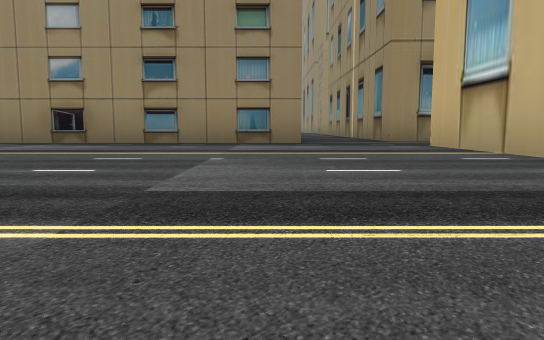
[1] (above)

24 first-person views from a walk through a robot-simulator world made for Gazebo. The camera is 1.2 m above the floor, tilts 6° down and sees 70° across. The floor is counted in squares, 5 m on a side. Each view is taken from the middle of a square. On the plan, view 1 faces up. The plan holds only what a view shows up to about 9 squares ahead; the rest is blank. The place goes on beyond the plan.

[2]
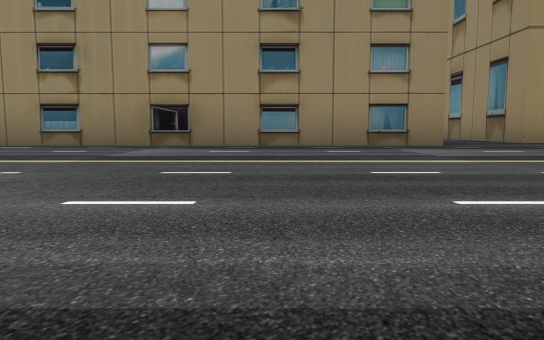

[3]
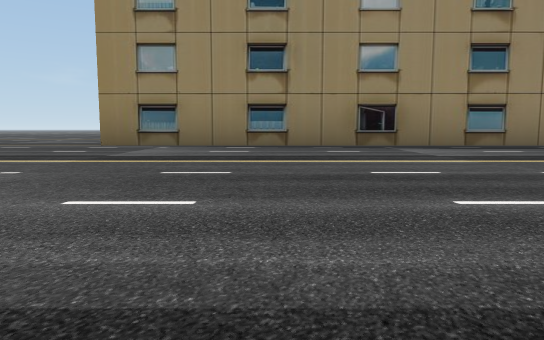

[4]
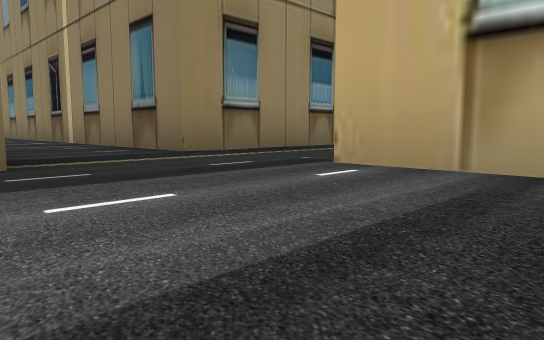

[5]
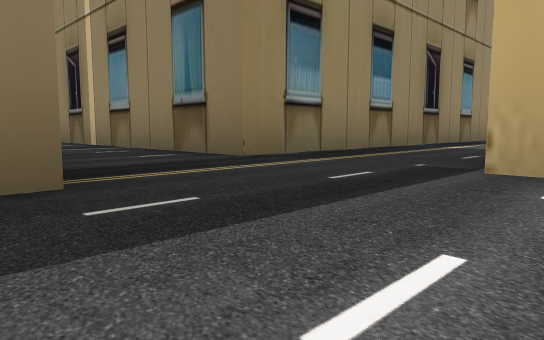

[6]
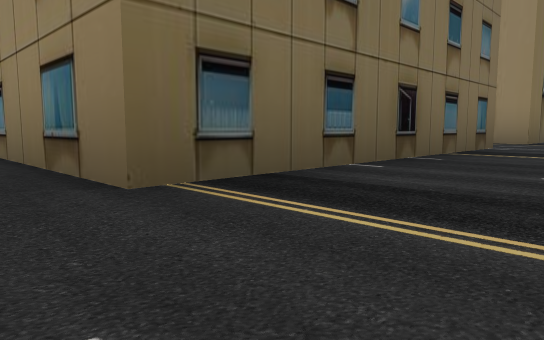

[7]
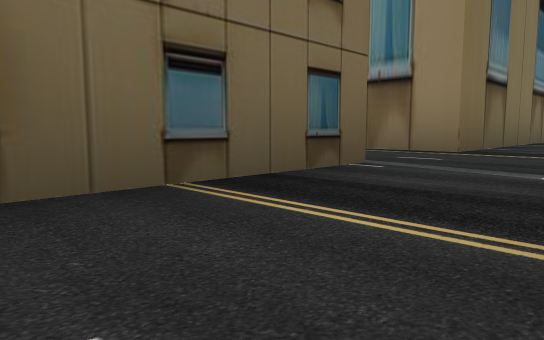

[8]
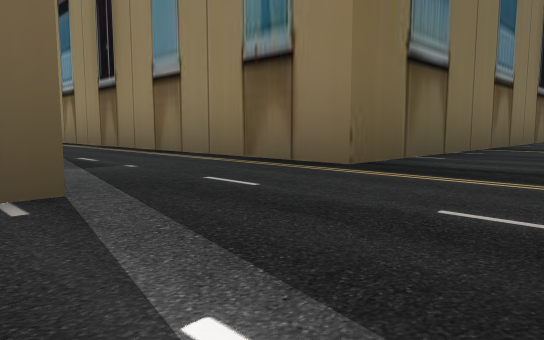

[9]
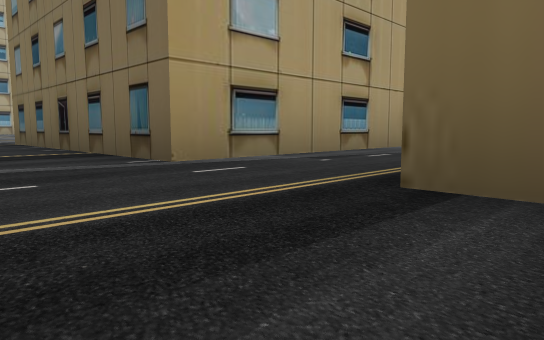

[10]
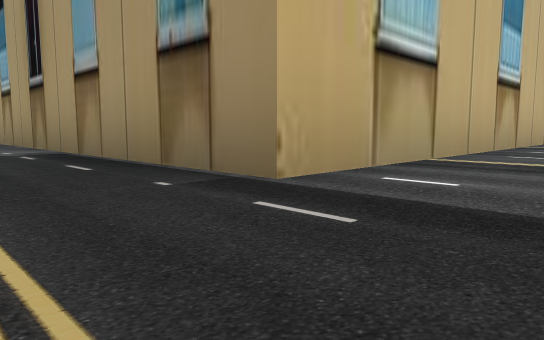

[11]
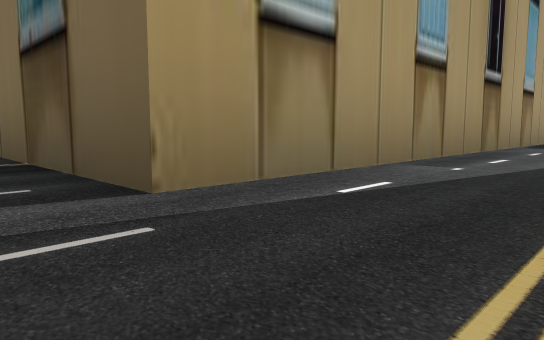

[12]
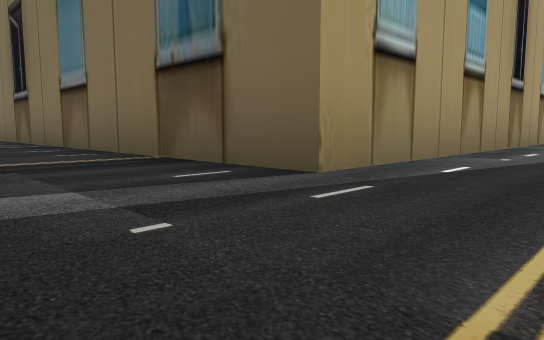

[13]
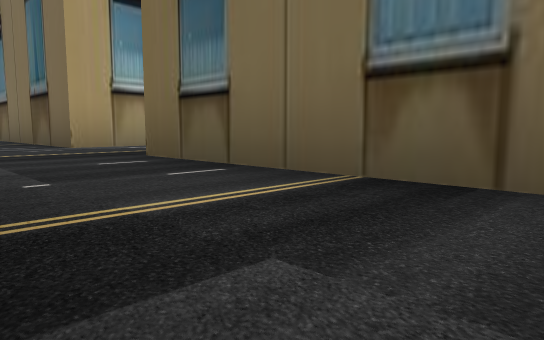

[14]
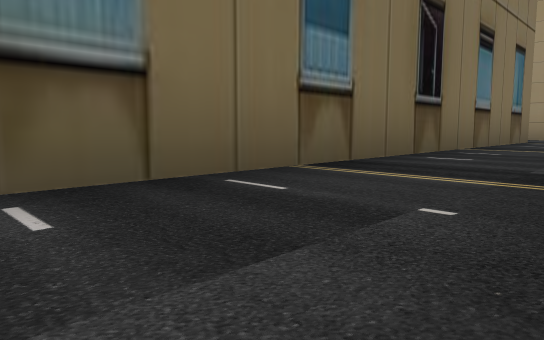

[15]
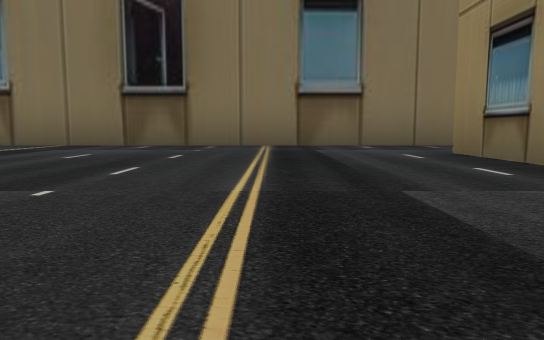

[16]
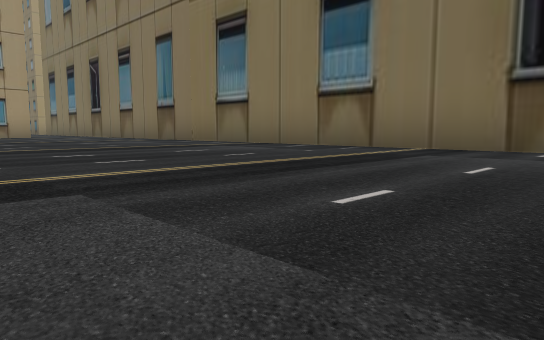

[17]
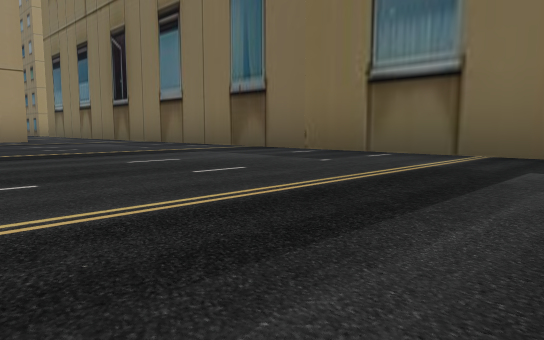

[18]
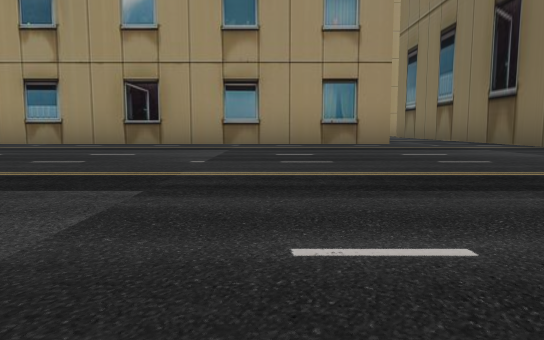

[19]
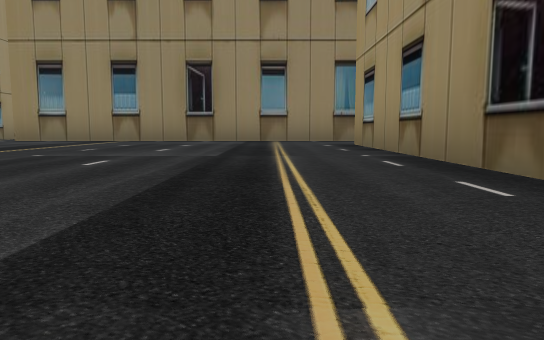

[20]
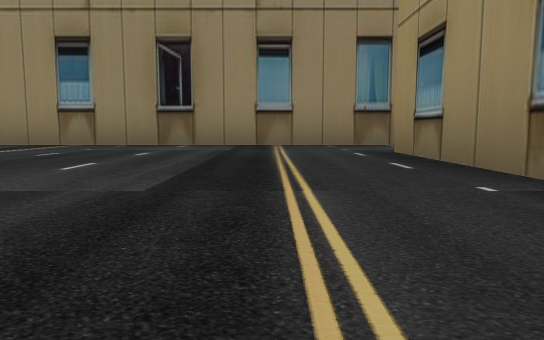

[21]
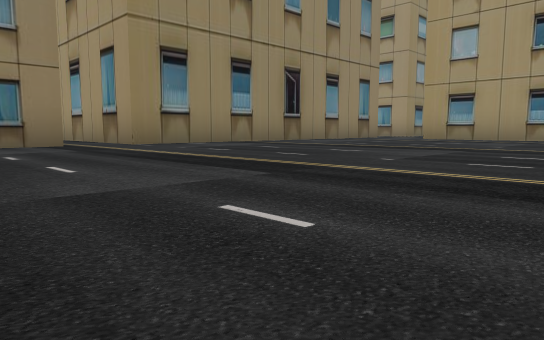

[22]
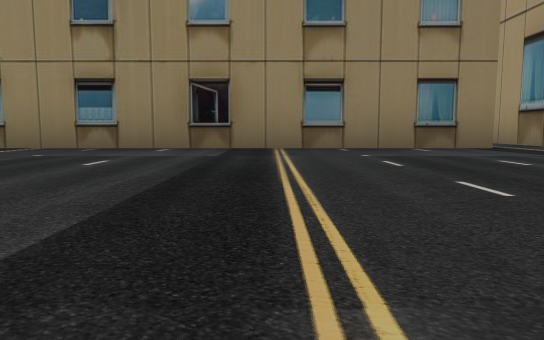

[23]
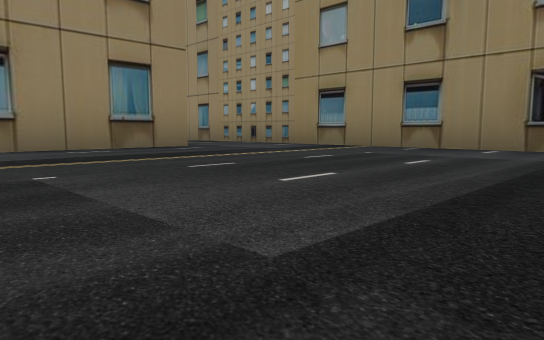

[24]
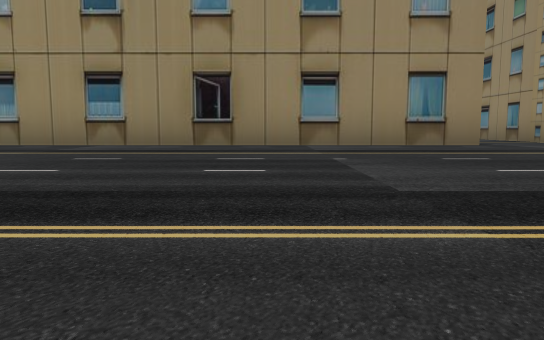

### Floor plan
Key: @ floor where view 1 was taken; . floor; B building.
Columns run from 7 left of view 1 to 25 right of it. Each row starts with its distance up from view 1.
 16        B.        B
 15        B. B      B.
 14  BBBBBBB..B      B.
 13   ........B      B.
 12     ......B      B.
 11     BBBB..B      B..
 10        B..B      B..
  9        B..B      B..
  8        B..BBBBBBBB..
  7 BBBBBBBB............
  6 ....................         B
  5 ..........BBBBBBBB..        .B
  4 ..........B      B..        .B
  3 ..........B      B..BBBBBBBB.B
  2  .........B      B...........B
  1   .  .....B      B...........B
  0        @  B      B...........B
 -1                  B...........B
 -2                  B...........B
 -3                  B...........B
 -4                  B.... ......BB
 -5                  B.... ........
 -6                  B.... ......BBBB
 -7                  B...........B
 -8                  B...........B
 -9                  B...........B
-10                  B...........B
-11                  B...........B
-12                  B...........B
-13                  B..BBBBBBBB.B
-14                  B.
-15                  B

Where each view was taken, in squares from view 1:
view 1: 0 up, 0 right, facing up
view 2: 1 up, 2 left, facing up
view 3: 1 up, 5 left, facing up
view 4: 4 up, 0 right, facing up-right
view 5: 5 up, 0 right, facing up-right
view 6: 6 up, 2 right, facing up-left
view 7: 9 up, 2 right, facing up-left
view 8: 11 up, 2 right, facing up-left
view 9: 14 up, 2 right, facing down-left
view 10: 7 up, 1 right, facing down-right
view 11: 7 up, 11 right, facing down-left
view 12: 7 up, 12 right, facing down-left
view 13: 11 up, 12 right, facing down-left
view 14: 8 up, 12 right, facing up-left
view 15: 1 up, 16 right, facing left
view 16: 0 up, 15 right, facing down-left
view 17: 4 down, 14 right, facing down-left
view 18: 6 down, 14 right, facing down
view 19: 11 down, 14 right, facing right
view 20: 11 down, 16 right, facing right
view 21: 3 down, 16 right, facing down-right
view 22: 2 down, 17 right, facing right
view 23: 2 down, 17 right, facing up-right
view 24: 3 down, 17 right, facing up
